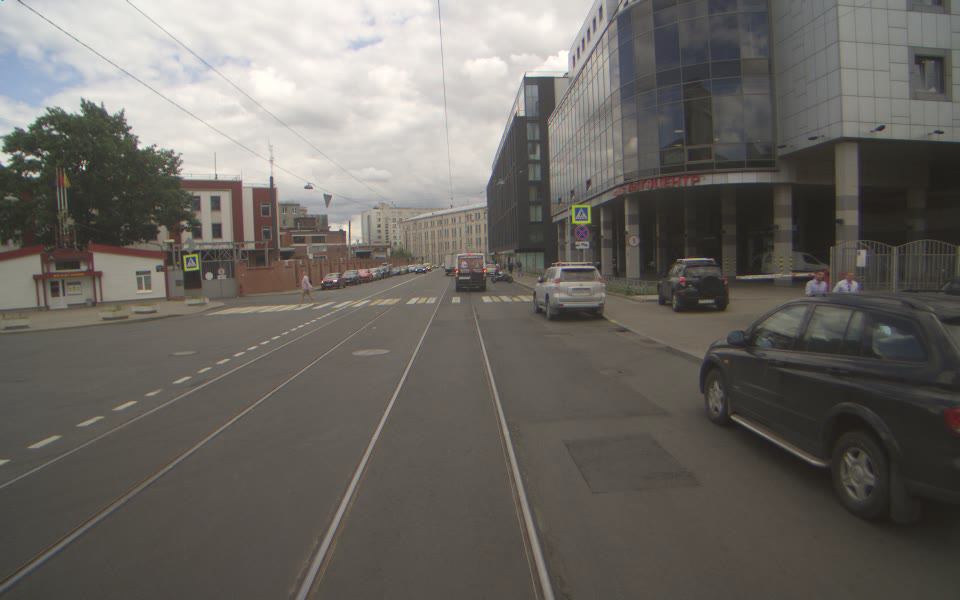
#> input picture data/road.png, 960 x 600 px, found by its file name
$ python task_5.py   (older library calls are emulated)
#> lines starting #> are read from the running program, lines starting #| are printed output that depends on the picture
import cv2
import numpy as np

#Canny Edge Detector
#This detector uses gradients for finding edges
#First of all, Canny compute gradients for x and for y by 3x3 kernels with Sobel filter
#And after compute sum of absolute value of two gradients

def canny_edge_detector(image, smallest_value, highest_value):
    '''
    Get image and two thesholds, smallest and highest value
    Between that two values edges are computed
    '''
#> called with smallest_value = 100, highest_value = 200
    edges = cv2.Canny(image, smallest_value, highest_value)
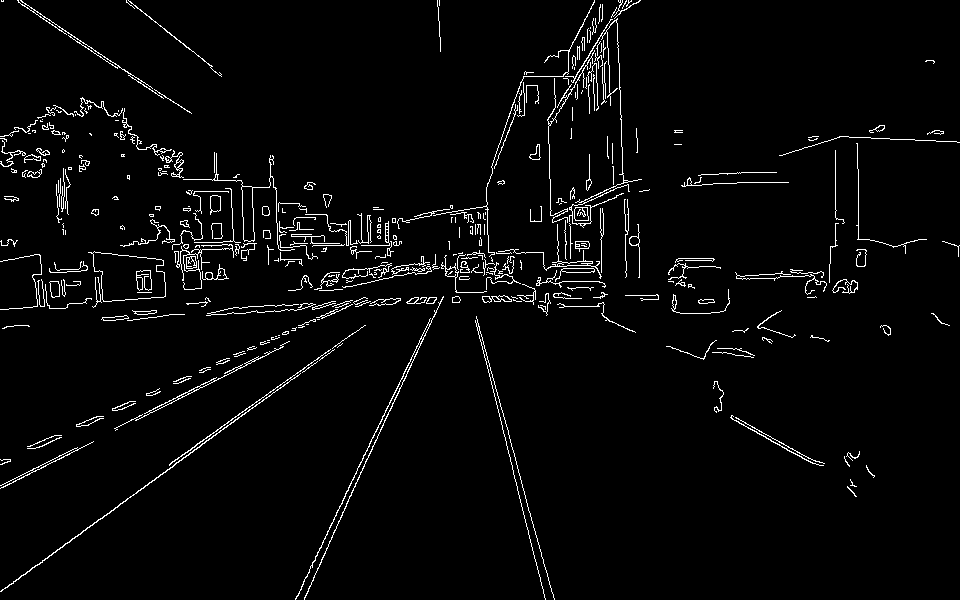
#> edges: shape (600, 960); 3.2% white in thin lines or dots

    return edges

#Tenengead edge detector is almost the same with Canny
#But this algorithm uses square root of sum of square gradients instead sum of absolute values
#It is less accurate than Canny, but also very useful

def tenengrad_edge_detector(image):
    #dx and dy are used for showing where Sobel operator works
    #ksize is kernel size
    dx = cv2.Sobel(image, cv2.CV_32F, dx=1, dy=0, ksize=3)
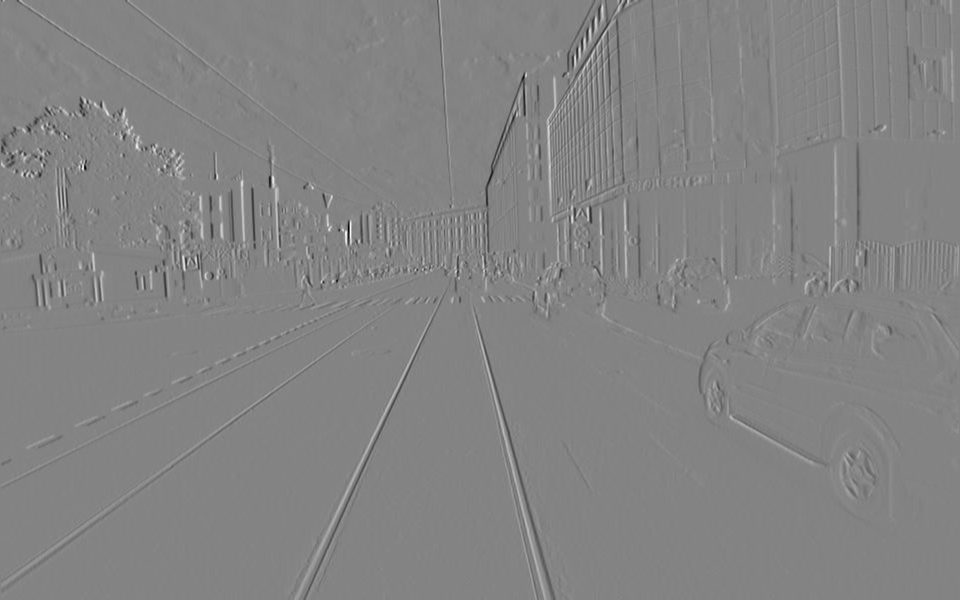
#> dx: shape (600, 960) float32; min -558, max 521, mean -0.4; drawn with min black and max white
    dy = cv2.Sobel(image, cv2.CV_32F, dx=0, dy=1, ksize=3)
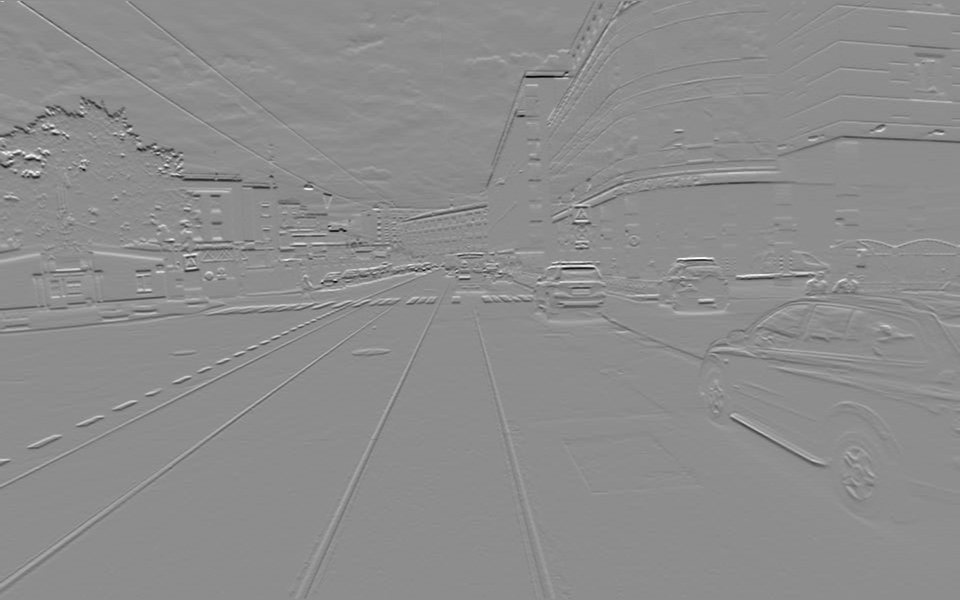
#> dy: shape (600, 960) float32; min -566, max 453, mean -1.4; drawn with min black and max white

    edges = cv2.magnitude(dx, dy) #comdeute magnitue
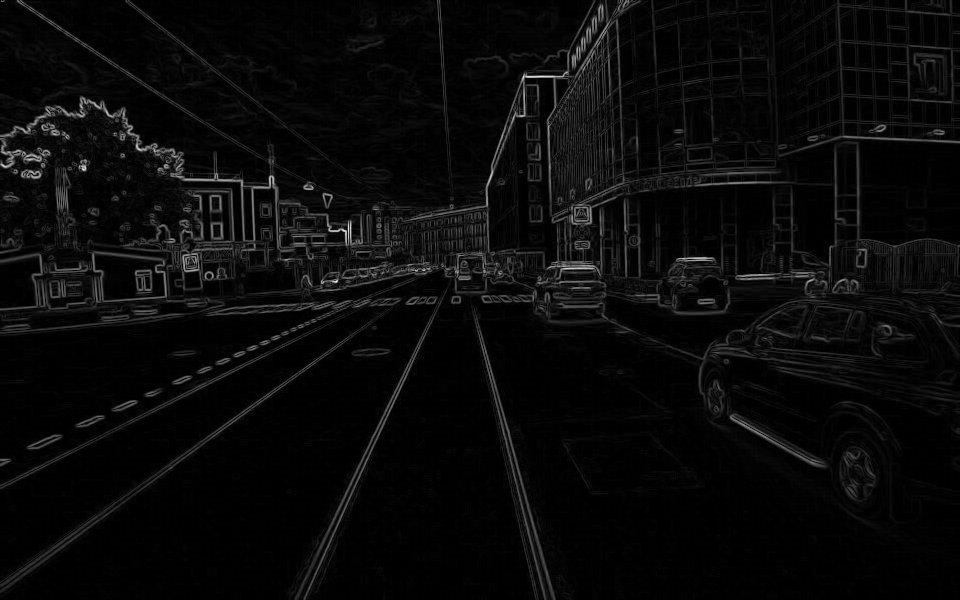
#> edges: shape (600, 960) float32; min 0, max 623.4, mean 24.9; drawn with min black and max white
    edges = cv2.convertScaleAbs(edges) #convert it to uint8 for visualization
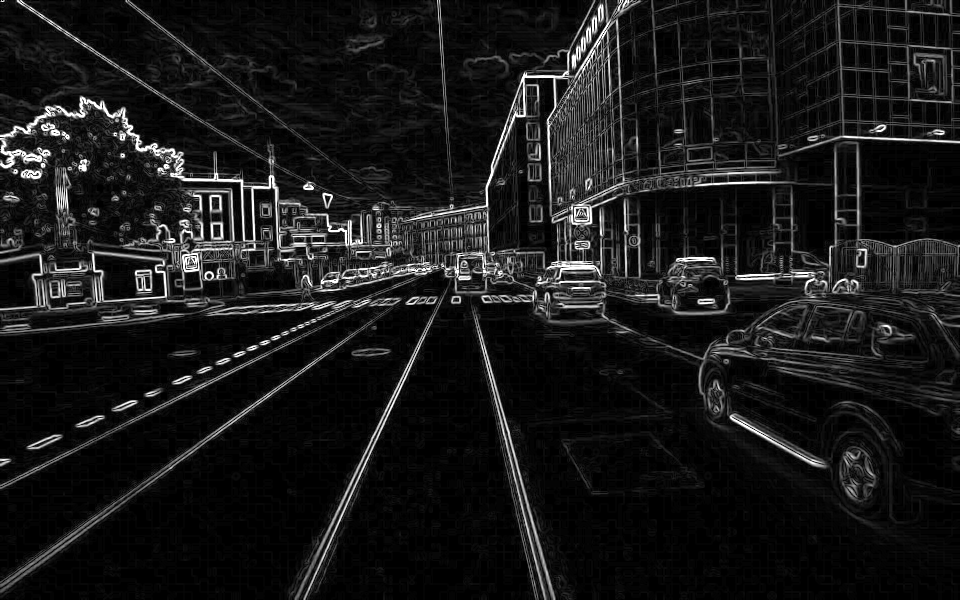
#> edges: shape (600, 960); min 0, max 255, mean 24.5

    return edges


image = cv2.imread('data/road.png', 0)

edges_canny = canny_edge_detector(image, smallest_value=100, highest_value=200)
edges_tenengrad = tenengrad_edge_detector(image)

cv2.imshow('grayscale', image)
cv2.waitKey()

cv2.imshow('canny edges', edges_canny)
cv2.waitKey()

cv2.imshow('tenengrad edges', edges_tenengrad)
cv2.waitKey()
cv2.destroyAllWindows()
